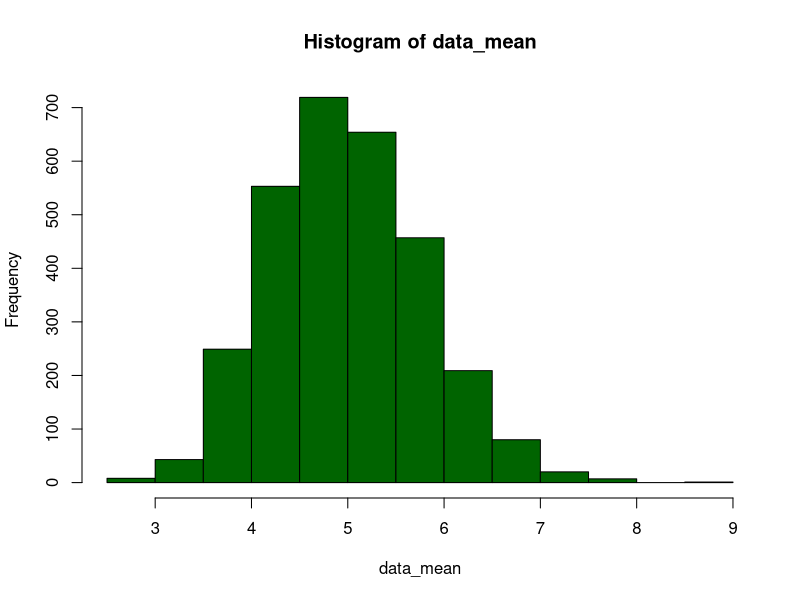
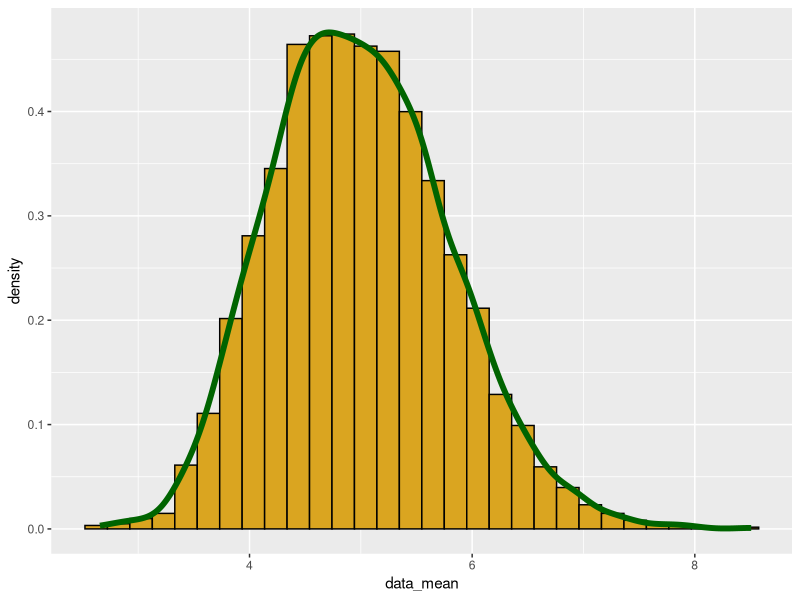

Recreate these plots in R, in order.
## ---- chunk 1

# Load package
library(ggplot2)

# Variable set up
n<-40
lamda<-0.2
numsim<-3000
set.seed(23456)
data<-matrix(rexp(n*numsim, rate = lamda), numsim)
data_mean<-apply(data, 1, mean)

# Create histogram of the data_mean variable
hist(data_mean, col ="darkgreen")
## ---- chunk 2
theoreticalMean<-1/lamda
print(paste("Theoretical mean of the distribution =", theoreticalMean))

print(paste("Actual sample mean = ", round(mean(data_mean),4)))
## ---- chunk 3
theoreticalVar<-(1/lamda)^2/n
print(paste("Theoretical Variance of the distribution = ", theoreticalVar))

print(paste("Actual Variance based on simulations =", round(var(data_mean),4)))

theoreticalSd<-1/lamda/sqrt(n)
print(paste("Theoretical Standard Deviation =", round(theoreticalSd,4)))

print(paste("Actual Standard Deviation based on simulation =", round(sd(data_mean),4)))

## ---- chunk 4

plotData <- data.frame(data_mean)

## ---- chunk 5
#Create Plot
m<-ggplot(plotData, aes( x= data_mean))+
    geom_histogram(aes(y = ..density..), colour = "black",fill = "goldenrod")+
    geom_density(colour = "darkgreen", size = 2)

print(m)

